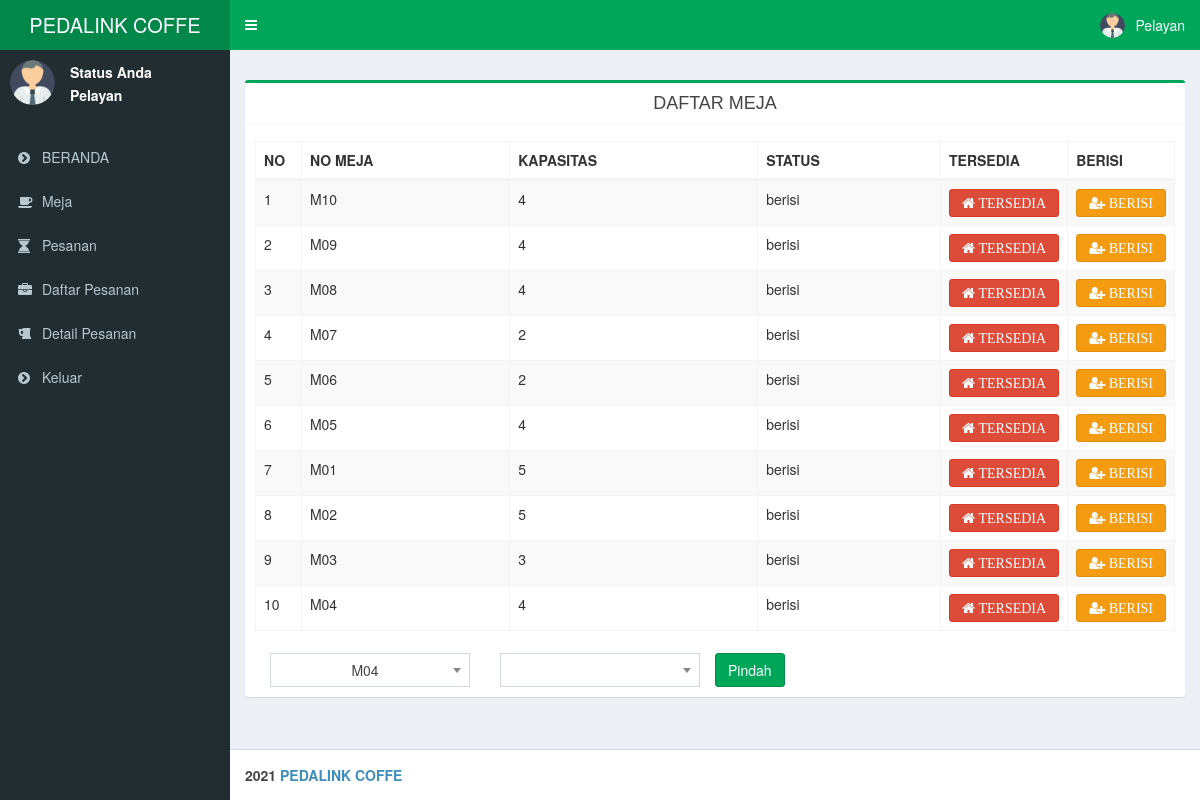
Screenshot of /beranda.php?page=mutasi_meja (signed in) with the database file from the repository.
### tables this page shows
CREATE TABLE IF NOT EXISTS `meja` (
  `kode` int(3) NOT NULL AUTO_INCREMENT,
  `no_meja` varchar(3) NOT NULL,
  `kapasitas` int(3) NOT NULL,
  `status` enum('tersedia','berisi','Reservasi') NOT NULL,
  PRIMARY KEY (`kode`)
);

### modul/pelayan/mutasi_meja.php (the view, shortened to what this page needs)
<div class="col-md-12">
    <div class="box box-success">
        <div class="box-header with-border">
            <center>
                <h3 class="box-title">DAFTAR MEJA</h3>
            </center>
        </div>
        <div class="box-body table-responsive">
            <table class="table table-bordered table-striped">
                <table id="example2" class="table table-bordered table-striped">
                    <thead>
                        <tr>
                            <th width="5%">NO</th>
                            <th>NO MEJA</th>
                            <th>KAPASITAS</th>
                            <th>STATUS</th>
                            <th width="8%">TERSEDIA</th>
                            <th width="8%">BERISI</th>
                        </tr>
                    </thead>
                    <tbody>
                        <?php
                         $no = 1;
                         $qry = mysqli_query($konek, "SELECT * FROM meja order by kode desc");
                         while ($data = mysqli_fetch_array($qry)) {
                             ?>
                            <tr>
                                <td><?php echo $no++; ?></td>
                                <td><?php echo $data['no_meja']; ?></td>
                                <td><?php echo $data['kapasitas']; ?></td>
                                <td><?php echo $data['status']; ?></td>
                                <td>
                                    <a href="beranda.php?page=mutasi_meja&mutasi=<?php echo $data['kode']; ?>" class="fa fa-home btn btn-danger"> TERSEDIA</a>
                                </td>
                                <td>
                                    <a href="beranda.php?page=mutasi_meja&berisi=<?php echo $data['kode']; ?>" class="fa fa-user-plus btn btn-warning"> BERISI</a>
                                </td>
                            </tr>
                        <?php } ?>
                </table>
<tr>
    <center>
    <form  method="POST" action="#">
        <td colspan="4">
            <div class="form-group">
                <div class="col-sm-3">
                </div>
                <div class="col-sm-3">
                </div>
            </div>
        </td>
        <input type="submit" name="btnedit" class="btn btn-success pull-left" value="Pindah">
    </center>
</tr>
        </div>
    </div>
</div>
</div>

### beranda.php (shortened to what this page needs)
<?php include 'koneksi.php';
?>
<!DOCTYPE html>
<html>
<head>
  <link rel="stylesheet" href="bower_components/bootstrap/dist/css/bootstrap.min.css">
  <link rel="stylesheet" href="bower_components/font-awesome/css/font-awesome.min.css">
  <link rel="stylesheet" href="bower_components/Ionicons/css/ionicons.min.css">
   <link rel="stylesheet" href="bower_components/select2/dist/css/select2.min.css">
  <link rel="stylesheet" href="dist/css/AdminLTE.min.css">
  <link rel="stylesheet" href="dist/css/skins/_all-skins.min.css">
  <link rel="stylesheet" href="bower_components/datatables.net-bs/css/dataTables.bootstrap.min.css">
</head>
<body class="hold-transition skin-green sidebar-mini"></body>
<div class="wrapper">
  <header class="main-header">
    <a href="beranda.php?page=beranda" class="logo">
      <span class="logo-lg"><b></b> PEDALINK COFFE</span>
    </a>
    <nav class="navbar navbar-static-top">
      <a href="#" class="sidebar-toggle" data-toggle="push-menu" role="button">
      </a>
      <div class="navbar-custom-menu">
        <ul class="nav navbar-nav">
          <li class="dropdown user user-menu">
            <a href="#" class="dropdown-toggle" data-toggle="dropdown">
              <img src="gambar/dll/user.png" class="user-image" alt="User Image">
              <span class="hidden-xs"><?php echo $_SESSION['level']; ?></span>
            </a>
          </li>
        </ul>
      </div>
    </nav>
  </header>
  <aside class="main-sidebar">
    <section class="sidebar">
      <div class="user-panel">
        <div class="pull-left image">
          <img src="gambar/dll/user.png" class="img-circle" alt="All">
        </div>
        <div class="pull-left info">
          <p>Status Anda</p>
          <p><?php echo $_SESSION['level'] ?></p>
          <a href="#"><i class="fa fa-circle text-success"></i></a>
        </div>
      </div>
      <br>
      <ul class="sidebar-menu" data-widget="tree">
        <li><a href="beranda.php?page=beranda"><i class="fa fa-chevron-circle-right"></i> <span>BERANDA</span></a></li>
        <?php
        if ($_SESSION['level'] == "Pemilik") {
          echo "
          <li><a href='beranda.php?page=tampil_menu'><i class='fa fa-send'></i> <span>Daftar Menu</span></a></li>
          <li><a href='beranda.php?page=kategori'><i class='fa fa-chevron-circle-right'></i> <span>Data Kategori</span></a></li>
        <li><a href='beranda.php?page=user'><i class='fa fa-expeditedssl'></i> <span>Data Pengguna</span></a></li>
        <li><a href='beranda.php?page=meja'><i class='fa fa-hourglass-2 '></i> <span>Data Meja</span></a></li>
        <li><a href='beranda.php?page=laporan_transaksi'><i class='fa fa-database'></i> <span>Laporan Penjualan</span></a></li> ";
        } else if ($_SESSION['level'] == "Dapur") {
          echo "
          <li><a href='beranda.php?page=update_menu'><i class='fa fa-chevron-circle-right'></i> <span>Update Menu</span></a></li>
          <li><a href='beranda.php?page=pesanan_dapur'><i class='fa fa-chevron-circle-right'></i> <span>Pesanan</span></a></li>
          ";
        } else if ($_SESSION['level'] == "Pelayan") {
          echo "
          <li><a href='beranda.php?page=mutasi_meja'><i class='fa fa-coffee '></i> <span>Meja</span></a></li>
          <li><a href='beranda.php?page=order_meja'><i class='fa fa-hourglass '></i> <span>Pesanan</span></a></li>
          <li><a href='beranda.php?page=daftar_pesanan'><i class='fa fa-briefcase '></i> <span>Daftar Pesanan</span></a></li>
          <li><a href='beranda.php?page=detail_pesanan'><i class='fa fa-beer '></i> <span>Detail Pesanan</span></a></li>
          ";
        } else if ($_SESSION['level'] == "Kasir") {
          echo "
          <li><a href='beranda.php?page=daftar_bayar'><i class='fa fa-check-circle '></i> <span>Pembayaran</span></a></li>
          <li><a href='beranda.php?page=detail_transaksi'><i class='fa fa-calendar-check-o '></i> <span>Transaksi</span></a></li>
          ";
        }
        ?>
        <li><a href="keluar_admin.php"><i class="fa fa-chevron-circle-right"></i> <span>Keluar</span></a></li>
      </ul>
    </section>
  </aside>
  <div class="content-wrapper">
    <section class="content-header">
    </section>
    <section class="content">
      <div class="row">
        <?php
        if (isset($_GET['page'])) {
          $page = $_GET['page'];
          switch ($page) {
            case 'mutasi_meja':
              include "modul/pelayan/mutasi_meja.php";
              break;
          }
        } else {
          include "modul/halaman_utama/index.php";
        }
        ?>
      </div>
    <footer class="main-footer">
      <strong>2021 <a href="#"> PEDALINK COFFE </a></strong>
    </footer>
  </div>
  </body>
</html>

### rows the page displays
meja: no_meja "M10", kapasitas "4", status "berisi"
meja: no_meja "M09", kapasitas "4", status "berisi"
meja: no_meja "M08", kapasitas "4", status "berisi"
meja: no_meja "M07", kapasitas "2", status "berisi"
meja: no_meja "M06", kapasitas "2", status "berisi"
meja: no_meja "M05", kapasitas "4", status "berisi"
meja: no_meja "M01", kapasitas "5", status "berisi"
meja: no_meja "M02", kapasitas "5", status "berisi"
meja: no_meja "M03", kapasitas "3", status "berisi"
meja: no_meja "M04", kapasitas "4", status "berisi"

### other values shown
$_SESSION['level'] "Pelayan"
